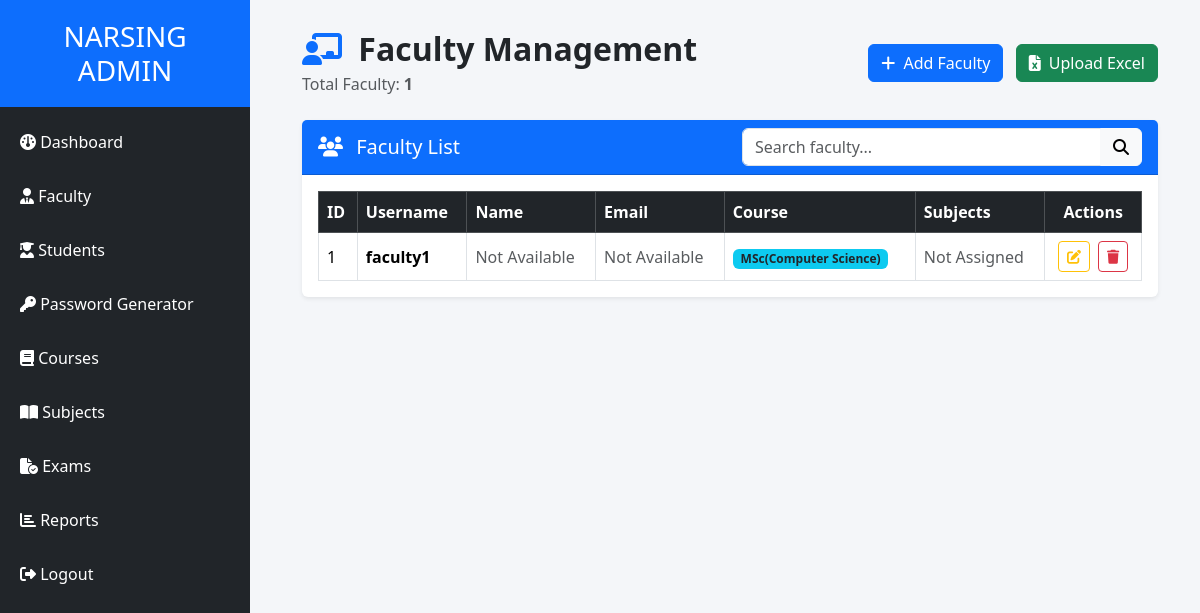
Page /admin-panel/faculty/ (signed in) on the earlier database version.
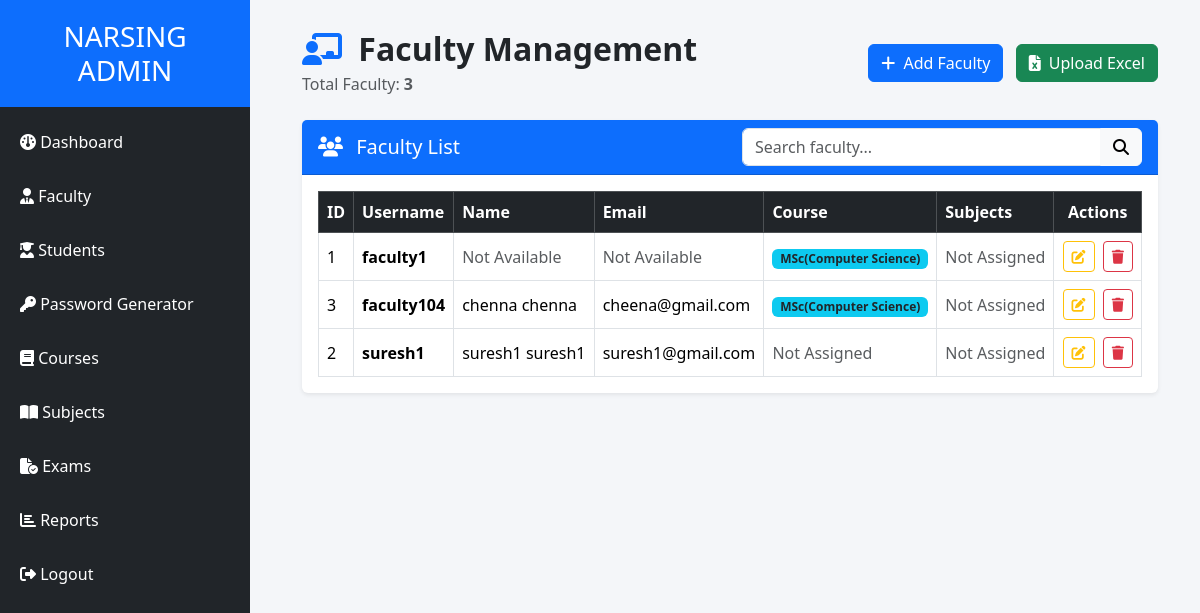
Same page on the later database version.
### quiz/models.py (models this page shows, shortened)
class FacultyProfile(models.Model):
    user = models.OneToOneField(
        User,
        on_delete=models.CASCADE
    )
    department = models.CharField(
        max_length=100,
        blank=True,
        null=True
    )
    course = models.ForeignKey(
        Course,
        on_delete=models.SET_NULL,
        null=True,
        blank=True
    )
    subjects = models.ManyToManyField(
        Subject,
        blank=True
    )

class User(AbstractUser):
    is_student = models.BooleanField(default=False)
    is_faculty = models.BooleanField(default=False)
    course = models.CharField(
        max_length=100,
        blank=True,
        null=True
    )
    semester = models.IntegerField(
        default=1,
        blank=True,
        null=True
    )

class Course(models.Model):
    name = models.CharField(
        max_length=100
    )

### quiz/views.py (the view, shortened to what this page needs)
@login_required
@user_passes_test(is_admin)
def manage_faculty(request):
    search = request.GET.get("search", "")
    faculty = FacultyProfile.objects.select_related(
        "user",
        "course"
    ).prefetch_related(
        "subjects"
    )
    faculty = faculty.order_by("user__username")
    return render(
        request,
        "admin_panel/faculty_list.html",
        {
            "faculty": faculty,
            "search": search,
        },
    )

### quiz/views.py (called while the page is built)
def is_admin(user):
    return (
        user.is_authenticated
        and user.is_superuser
    )

### quiz/templates/admin_panel/faculty_list.html (shortened to what the changed rows need)
{% extends 'base_admin.html' %}
{% block content %}
<div class="container-fluid">
    <div class="d-flex justify-content-between align-items-center mb-4">
        <div>
            <h2 class="fw-bold mb-1">
                <i class="fas fa-chalkboard-teacher text-primary me-2"></i>
                Faculty Management
            </h2>
            <p class="text-muted mb-0">
                Total Faculty:
                <strong>{{ faculty|length }}</strong>
            </p>
        </div>
    </div>
    <div class="card shadow-sm border-0">
        <div class="card-body">
            <div class="table-responsive">
                <table class="table table-bordered table-hover align-middle mb-0">
                    <thead class="table-dark">
                        <tr>
                            <th>
                                ID
                            </th>
                            <th>
                                Username
                            </th>
                            <th>
                                Name
                            </th>
                            <th>
                                Email
                            </th>
                            <th>
                                Course
                            </th>
                            <th>
                                Subjects
                            </th>
                            <th class="text-center">
                                Actions
                            </th>
                        </tr>
                    </thead>
                    <tbody>
                    {% for f in faculty %}
                        <tr>
                            <td>
                                {{ f.id }}
                            </td>
                            <td>
                                <strong>
                                    {{ f.user.username }}
                                </strong>
                            </td>
                            <td>
                                {% if f.user.get_full_name %}
                                    {{ f.user.get_full_name }}
                                {% elif f.name %}
                                    {{ f.name }}
                                {% else %}
                                    <span class="text-muted">
                                        Not Available
                                    </span>
                                {% endif %}
                            </td>
                            <td>
                                {% if f.user.email %}
                                    {{ f.user.email }}
                                {% else %}
                                    <span class="text-muted">
                                        Not Available
                                    </span>
                                {% endif %}
                            </td>
                            <td>
                                {% if f.course %}
                                    <span class="badge bg-info text-dark">
                                        {{ f.course.name }}
                                    </span>
                                {% else %}
                                    <span class="text-muted">
                                        Not Assigned
                                    </span>
                                {% endif %}
                            </td>
                            <td>
                                {% for subject in f.subjects.all %}
                                    <span class="badge bg-primary me-1 mb-1">
                                        {{ subject.name }}
                                    </span>
                                {% empty %}
                                    <span class="text-muted">
                                        Not Assigned
                                    </span>
                                {% endfor %}
                            </td>
                            <td class="text-center">
                                <a
                                    href="{% url 'edit_faculty' f.id %}"
                                    class="btn btn-outline-warning btn-sm me-1"
                                    title="Edit Faculty"
                                >
                                    <i class="fas fa-edit"></i>
                                </a>
                                <form
                                    method="POST"
                                    action="{% url 'delete_faculty' f.id %}"
                                    class="d-inline"
                                    onsubmit="return confirm('Are you sure you want to delete this faculty?');"
                                >
                                    <button
                                        type="submit"
                                        class="btn btn-outline-danger btn-sm"
                                        title="Delete Faculty"
                                    >
                                        <i class="fas fa-trash"></i>
                                    </button>
                                </form>
                            </td>
                        </tr>
                    {% endfor %}
                    </tbody>
                </table>
            </div>
        </div>
    </div>
</div>
{% endblock %}

Differences in the rows shown:
added FacultyProfile: id "3", user.username "faculty104", user.get_full_name "chenna chenna", user.email "cheena@gmail.com", course.name "MSc(Computer Science)"
added FacultyProfile: id "2", user.username "suresh1", user.get_full_name "suresh1 suresh1", user.email "suresh1@gmail.com", shows "Not Assigned"
Other differences:
{{ faculty|length }}: "1" → "3"
